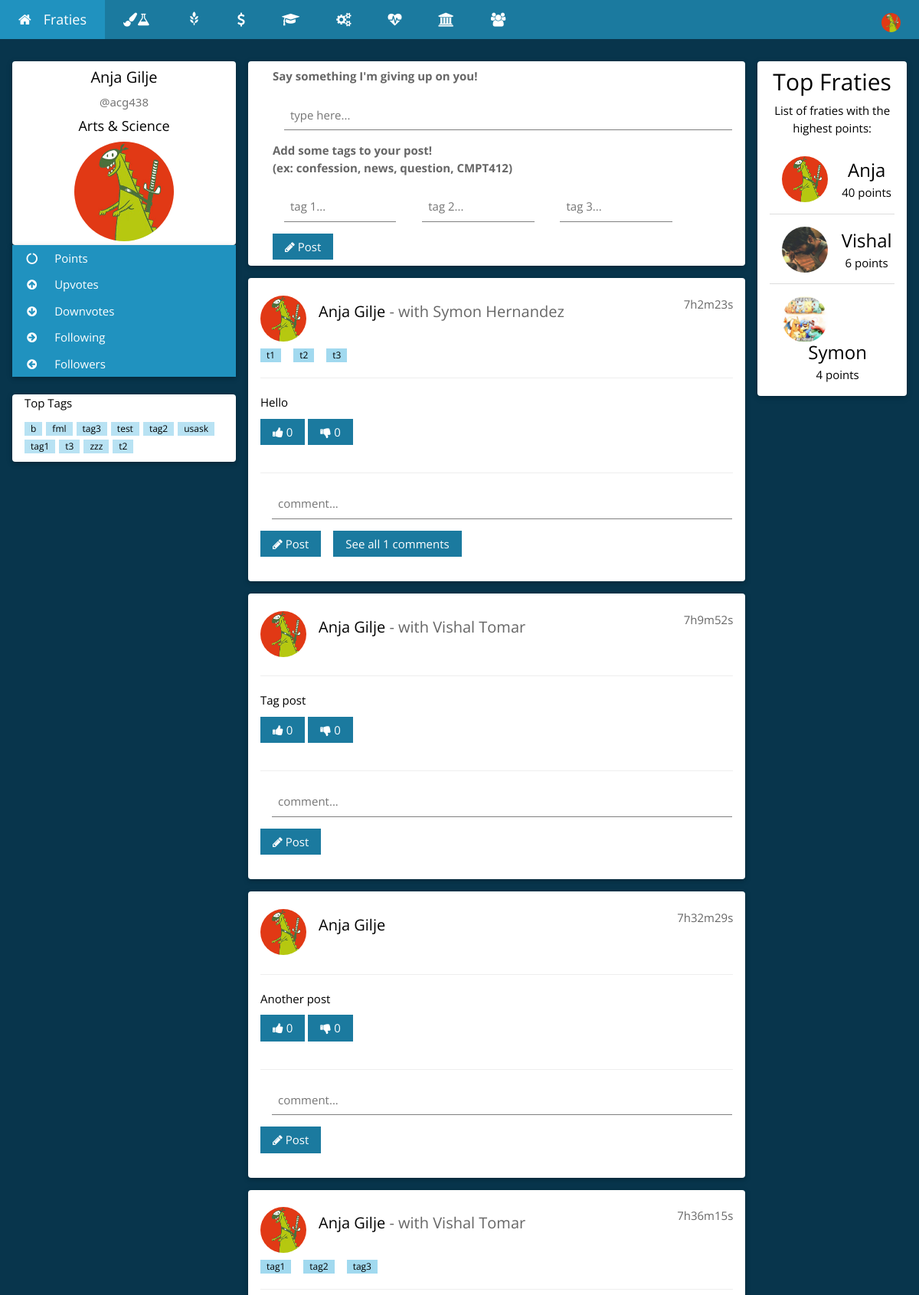
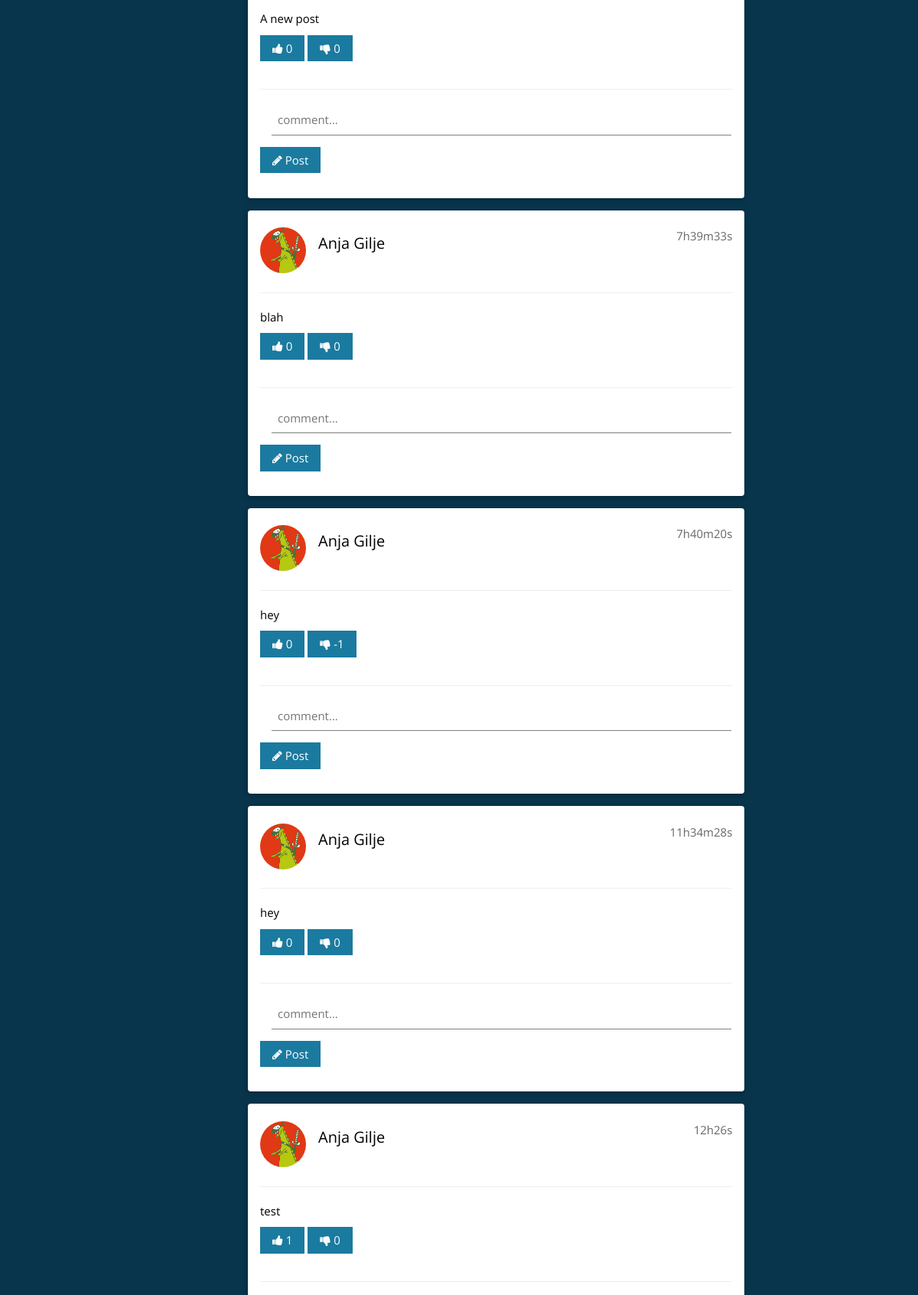
Screenshot of /home.php (signed in, upper part) with the database file from the repository (2 pictures, top to bottom).
### tables this page shows
CREATE TABLE `users` (
  `userID` int(254) UNSIGNED NOT NULL,
  `userNSID` varchar(100) NOT NULL,
  `userPassword` varchar(100) NOT NULL,
  `userFirstName` varchar(500) NOT NULL,
  `userLastName` varchar(500) NOT NULL,
  `userCollege` varchar(500) NOT NULL,
  `userImagePath` varchar(1000) NOT NULL,
  `userPoints` int(254) NOT NULL DEFAULT '0',
  `userUpvotes` int(254) NOT NULL DEFAULT '0',
  `userDownvotes` int(254) NOT NULL DEFAULT '0',
  `userActive` tinyint(1) NOT NULL DEFAULT '0',
  `userFollowers` int(254) NOT NULL DEFAULT '0',
  `userFollowing` int(254) UNSIGNED NOT NULL DEFAULT '0'
);

CREATE TABLE `posts` (
  `postID` int(254) UNSIGNED NOT NULL,
  `userNSID` varchar(100) NOT NULL,
  `userCollege` varchar(500) NOT NULL,
  `postText` varchar(150) NOT NULL,
  `postUpVotes` int(254) NOT NULL DEFAULT '0',
  `postDownVotes` int(254) NOT NULL DEFAULT '0',
  `postComments` int(254) NOT NULL DEFAULT '0',
  `postTime` timestamp NOT NULL DEFAULT CURRENT_TIMESTAMP ON UPDATE CURRENT_TIMESTAMP
);

CREATE TABLE `userTag` (
  `userTagID` int(254) UNSIGNED NOT NULL,
  `postID` int(254) UNSIGNED NOT NULL,
  `tagNSID` varchar(100) NOT NULL
);

CREATE TABLE `tags` (
  `tagID` int(254) UNSIGNED NOT NULL,
  `postID` int(254) UNSIGNED NOT NULL,
  `tagText` varchar(150) NOT NULL
);

### home.php (the view, shortened to what the rows shown need)
<?php
    require_once 'header.php';
?>
<div class="w3-container w3-content" style="max-width:1400px;margin-top:80px">
  <div class="w3-row">
    <div class="w3-col m3">
      <div class="w3-card-2 w3-round w3-white">
        <div class="w3-container">
         <h4 class="w3-center"><?php echo $FirstName." ".$LastName; ?></h4>
         <p class="w3-center w3-text-grey w3-slim">@<?php echo $NSID; ?></p>
         <h5 class="w3-center"><?php echo $userCollege; ?></h5>
         <p class="w3-center"><img src='<?php echo $ImagePath; ?>' class="w3-circle" style="height:130px;width:130px" alt="Avatar"></p>
        </div>
      </div>
      <br>
            <?php echo getTopTags(); ?>
      <br>
    </div>
    <div class="w3-col m7">
<?php
while($post = mysqli_fetch_assoc($postsToDisplay)) {
    $postID = $post["postID"];
    $postNsid = $post["userNSID"];
    $postText = $post["postText"];
    $postUpVotes = " ".$post["postUpVotes"];
    $postDownVotes = " ".$post["postDownVotes"];
    $postCommentCount = " ".$post["postComments"];
    $nowtime = date(time());
    $postTime = strtotime($post["postTime"]);
        echo "<div class='w3-container w3-card-2 w3-white w3-round w3-margin'><br>";
        echo "<img src='".getImagePath($postNsid)."' alt='Avatar' class='w3-left w3-circle w3-margin-right' style='width:60px; height:60px;'>";
        echo "<span class='w3-right w3-opacity'>".secondsToString($nowtime-$postTime)."</span>";
        echo "<h4>";
            echo "<a href=profile.php?nsid=".$postNsid.">".getFirstName($postNsid)." ".getLastName($postNsid)."</a>".getUserTag($postID);
        echo "</h4><br>";
        echo "<p>";
          echo getTags($postID);
        echo "</p>";
        echo "<hr class='w3-clear'>";
        echo "<p>";
            echo $postText;
        echo "</p>";
            echo "<button type='submit' onclick='upVote(this)' value='".$postID."' class='upvote w3-btn w3-theme-d5 w3-margin-bottom'><i class='fa fa-thumbs-up'></i><span id='up".$postID."'>".$postUpVotes."</span></button> ";
            echo "<button type='submit' onclick='downVote(this)' value='".$postID."' class='downvote w3-btn w3-theme-d5 w3-margin-bottom'><i class='fa fa-thumbs-down'></i><span id='down".$postID."'>".$postDownVotes."</span></button> ";
            echo "<hr class='w3-clear'>";
            echo "<div class='w3-margin-right'><input id='comment".$postID."' placeholder='comment...' class='w3-input' name='comment' type='text' required></div>";
            echo "<button type='submit' onclick='comment(this)' value='".$postID."' class='w3-btn w3-theme-d5 w3-margin-bottom'><i class='fa fa-pencil'></i> Post</button>";
              echo "<button id='count".$postID."' onclick='commentList(this)' value='".$postID."' class='w3-btn w3-theme-d5 w3-margin-bottom w3-margin-left'".(($postCommentCount==0)?'style="display:none;"':'')."'>See all ".$postCommentCount." comments</button>";
        echo "</div>";
}
?>
    </div>
<?php
    require_once 'leaderboards.php';
?>

### header.php (shortened to what the rows shown need)
<?php
    require_once 'Login/Controller/userClass.php';
    require_once 'Post/Controller/postClass.php';
    require_once 'Post/Controller/postTag.php';
    if (isset($_GET['college'])) {
      $college = $_GET['college'];
        if($college == "Arts And Science"){
            $college = "Arts & Science";
        }
       $postsToDisplay = displayPostsOf($college);
    } else {
      $postsToDisplay = displayPosts();
    }
    $NSID = $_SESSION["userNSID"];
    if(getUserActiveStatus($NSID)==1){
        $FirstName = getFirstName($NSID);
        $LastName = getLastName($NSID);
        $ImagePath = getImagePath($NSID);
        $userCollege = getCollege($NSID);
    } else {
        header('Location: index.php');
        exit;
    }
?>
<!DOCTYPE html>
<html>
<head>
   <link rel="stylesheet" href="https://maxcdn.bootstrapcdn.com/bootstrap/3.3.7/css/bootstrap.min.css">
    <link rel="stylesheet" href="CSS/homeTheme.css">
    <link rel="stylesheet" href="https://cdnjs.cloudflare.com/ajax/libs/font-awesome/4.6.3/css/font-awesome.min.css">
</head>
<body class="w3-theme-l5">
<div class="w3-top">
 <ul class="w3-navbar w3-theme-d5 w3-left-align w3-large">
  <li class="w3-dropdown-hover w3-hide-small w3-right">
      <div class="w3-padding-large w3-hover-white" title="My Account">
          <img src='<?php echo $ImagePath; ?>' class="w3-circle" style="height:25px;width:25px" alt="Avatar">
      </div>
  </li>
 </ul>
</div>

### Post/Controller/postTag.php (shortened to what the rows shown need)
<?php
    function getUserTag($postID){
        $connection = connect();
        $postID = mysqli_real_escape_string($connection, $postID);
        $query = "SELECT u.userFirstName, u.userLastName, t.tagNSID FROM `users` AS u JOIN `userTag` AS t ON u.userNSID = t.tagNSID WHERE t.postID = '$postID'";
        $result = mysqli_query($connection, $query);
        if (mysqli_num_rows($result) > 0) {
            while($row = mysqli_fetch_assoc($result)) {
                $tags .= '<span class="w3-opacity"> - with <a href="profile.php?nsid='.$row["tagNSID"].'">'.$row["userFirstName"].' '.$row["userLastName"].'</a></span>';
            }
            return $tags;
        } else {
            return false;
        }
    }
    function getTags($postID) {
        $connection = connect();
        $postID = mysqli_real_escape_string($connection, $postID);
        $query = "SELECT * ";
        $query .= "FROM `tags` ";
        $query .= "WHERE `postID` = '$postID' ";
        $result = mysqli_query($connection, $query);
        if (mysqli_num_rows($result) > 0) {
            while($row = mysqli_fetch_assoc($result)) {
                $tags .= '<span class="w3-tag w3-small w3-theme-l1 w3-margin-right"><a href="tag.php?tag='.$row["tagText"].'">'.$row["tagText"].'</a></span>';
            }
            return $tags;
        } else {
            return false;
        }
    }
    function getTopTags() {
        $connection = connect();
        $query = "SELECT `tagText` ";
        $query .= "FROM `tags` ";
        $query .= "GROUP BY `tagText`";
        $query .= "ORDER BY COUNT(*) DESC LIMIT 10";
        $result = mysqli_query($connection, $query);
        if (mysqli_num_rows($result) > 0) {
            while($row = mysqli_fetch_assoc($result)) {
                $topTags .= '<span class="w3-tag w3-small w3-theme-l2" style="margin-right:5px;"><a href="tag.php?tag='.$row["tagText"].'">'.$row["tagText"].'</a></span>';
            }
            return $topTags;
        } else {
            return false;
        }
    }
?>

### leaderboards.php (shortened to what the rows shown need)
    <div class="w3-col m2">
      <div class="w3-card-2 w3-round w3-white w3-center">
        <div class="w3-container">
          <h2>Top Fraties</h2>
          <p>List of fraties with the highest points:</p>
          <ul class="w3-ul">
<?php
$leaders = displayUserDB();
while($row = mysqli_fetch_assoc($leaders)) {
    $imagePath = $row["userImagePath"];
    $points = $row["userPoints"];
    $name = $row["userFirstName"];
    $nsid = $row["userNSID"];
    if(getUserActiveStatus($nsid)){
        echo "<li class='w3-padding-16'>";
          echo "<img src='{$imagePath}' class='w3-left w3-circle w3-margin-right' style='width:60px; height:60px;'>";
          echo "<span class='w3-xlarge'><a href='profile.php?nsid={$nsid}'>{$name}</a></span><br>";
          echo "<span>{$points} points</span>";
        echo "</li>";
    }
}
?>
          </ul>
        </div>
      </div>
      <br>
    </div>
  </div>
</div>
<br>
</body>
</html>

### rows the page displays
users: userImagePath (picture), userFirstName "Anja", userLastName "Gilje", userCollege "Arts & Science", userPoints "40"
posts: userNSID.userImagePath (picture), secondsToString($nowtime-$postTime) "7h2m23s", userNSID.userFirstName "Anja", userNSID.userLastName "Gilje", postText "Hello", $postID 39 (drawn), postUpVotes "0", postDownVotes "0", postComments "1"
usertag: tagNSID.userFirstName "Symon", tagNSID.userLastName "Hernandez"
tags: tagText "t1"
tags: tagText "t2"
tags: tagText "t3"
posts: userNSID.userImagePath (picture), secondsToString($nowtime-$postTime) "7h9m52s", userNSID.userFirstName "Anja", userNSID.userLastName "Gilje", postText "Tag post", $postID 38 (drawn), postUpVotes "0", postDownVotes "0"
usertag: tagNSID.userFirstName "Vishal", tagNSID.userLastName "Tomar"
posts: userNSID.userImagePath (picture), secondsToString($nowtime-$postTime) "7h32m29s", userNSID.userFirstName "Anja", userNSID.userLastName "Gilje", postText "Another post", $postID 37 (drawn), postUpVotes "0", postDownVotes "0"
posts: userNSID.userImagePath (picture), secondsToString($nowtime-$postTime) "7h36m15s", userNSID.userFirstName "Anja", userNSID.userLastName "Gilje", postText "A new post", $postID 36 (drawn), postUpVotes "0", postDownVotes "0"
usertag: tagNSID.userFirstName "Vishal", tagNSID.userLastName "Tomar"
tags: tagText "tag1"
tags: tagText "tag2"
tags: tagText "tag3"
posts: userNSID.userImagePath (picture), secondsToString($nowtime-$postTime) "7h39m33s", userNSID.userFirstName "Anja", userNSID.userLastName "Gilje", postText "blah", $postID 35 (drawn), postUpVotes "0", postDownVotes "0"
posts: userNSID.userImagePath (picture), secondsToString($nowtime-$postTime) "7h40m20s", userNSID.userFirstName "Anja", userNSID.userLastName "Gilje", postText "hey", $postID 34 (drawn), postUpVotes "0", postDownVotes "-1"
posts: userNSID.userImagePath (picture), secondsToString($nowtime-$postTime) "11h34m28s", userNSID.userFirstName "Anja", userNSID.userLastName "Gilje", postText "hey", $postID 33 (drawn), postUpVotes "0", postDownVotes "0"
posts: userNSID.userImagePath (picture), secondsToString($nowtime-$postTime) "12h26s", userNSID.userFirstName "Anja", userNSID.userLastName "Gilje", postText "test", $postID 32 (drawn), postUpVotes "1", postDownVotes "0"
users: userImagePath (picture), userFirstName "Vishal", userPoints "6"
users: userImagePath (picture), userFirstName "Symon", userPoints "4"

### other values shown
$NSID "acg438"
$row["tagText"] "b"
$row["tagText"] "fml"
$row["tagText"] "tag3"
$row["tagText"] "test"
$row["tagText"] "tag2"
$row["tagText"] "usask"
$row["tagText"] "tag1"
$row["tagText"] "t3"
$row["tagText"] "zzz"
$row["tagText"] "t2"
